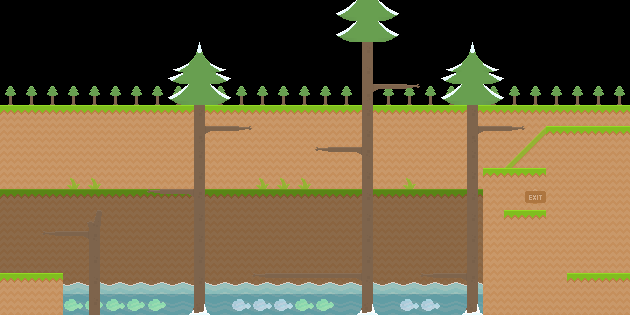

A level layout from a 2D game, rendered from its tile map. Below: a short description, then the map file with its tile-grid data intact:
An orthogonal 30x15 tile map with 21x21 px tiles, 5 tile layers (Capa de patrones 5, Capa de patrones 3, Capa de patrones 2, Capa de patrones 1, ...).

<map version="1.2" tiledversion="1.3.5" orientation="orthogonal" renderorder="right-down" width="30" height="15" tilewidth="21" tileheight="21" infinite="0" nextlayerid="6" nextobjectid="1">
 <tileset firstgid="1" source="../bunker/sprites.tsx" />
 <layer id="5" name="Capa de patrones 5" width="30" height="15">
  <data encoding="csv">
0,0,0,0,0,0,0,0,0,0,0,0,0,0,0,0,0,0,0,0,0,0,0,0,0,0,0,0,0,0,
0,0,0,0,0,0,0,0,0,0,0,0,0,0,0,0,0,0,0,0,0,0,0,0,0,0,0,0,0,0,
0,0,0,0,0,0,0,0,0,0,0,0,0,0,0,0,0,0,0,0,0,0,0,0,0,0,0,0,0,0,
0,0,0,0,0,0,0,0,0,0,0,0,0,0,0,0,0,0,0,0,0,0,0,0,0,0,0,0,0,0,
674,674,674,674,674,674,674,674,674,674,674,674,674,674,674,674,674,674,674,674,674,674,674,674,674,674,674,674,674,674,
124,124,124,124,124,124,124,124,124,124,124,124,124,124,124,124,124,124,124,124,124,124,124,124,124,124,124,124,124,124,
153,153,153,153,153,153,153,153,153,153,153,153,153,153,153,153,153,153,153,153,153,153,153,153,153,153,0,0,0,0,
153,153,153,153,153,153,153,153,153,153,153,153,153,153,153,153,153,153,153,153,153,153,153,153,153,153,0,0,0,0,
153,153,153,153,153,153,153,153,153,153,153,153,153,153,153,153,153,153,153,153,153,153,153,0,0,0,0,0,0,0,
0,0,0,0,0,0,0,0,0,0,0,0,0,0,0,0,0,0,0,0,0,0,0,0,0,0,0,0,0,0,
0,0,0,0,0,0,0,0,0,0,0,0,0,0,0,0,0,0,0,0,0,0,0,0,0,0,0,0,0,0,
0,0,0,0,0,0,0,0,0,0,0,0,0,0,0,0,0,0,0,0,0,0,0,0,0,0,0,0,0,0,
0,0,0,0,0,0,0,0,0,0,0,0,0,0,0,0,0,0,0,0,0,0,0,0,0,0,0,0,0,0,
0,0,0,0,0,0,0,0,0,0,0,0,0,0,0,0,0,0,0,0,0,0,0,0,0,0,0,0,0,0,
0,0,0,351,352,351,352,352,0,0,0,381,381,381,351,352,0,0,0,381,381,0,0,0,0,0,0,0,0,0
</data>
 </layer>
 <layer id="3" name="Capa de patrones 3" width="30" height="15" opacity="0.7">
  <data encoding="csv">
0,0,0,0,0,0,0,0,0,0,0,0,0,0,0,0,0,0,0,0,0,0,0,0,0,0,0,0,0,0,
0,0,0,0,0,0,0,0,0,0,0,0,0,0,0,0,0,0,0,0,0,0,0,0,0,0,0,0,0,0,
0,0,0,0,0,0,0,0,0,0,0,0,0,0,0,0,0,0,0,0,0,0,0,0,0,0,0,0,0,0,
0,0,0,0,0,0,0,0,0,0,0,0,0,0,0,0,0,0,0,0,0,0,0,0,0,0,0,0,0,0,
0,0,0,0,0,0,0,0,0,0,0,0,0,0,0,0,0,0,0,0,0,0,0,0,0,0,0,0,0,0,
0,0,0,0,0,0,0,0,0,0,0,0,0,0,0,0,0,0,0,0,0,0,0,0,0,0,0,0,0,0,
0,0,0,0,0,0,0,0,0,0,0,0,0,0,0,0,0,0,0,0,0,0,0,0,0,127,0,0,0,0,
0,0,0,0,0,0,0,0,0,0,0,0,0,0,0,0,0,0,0,0,0,0,0,0,127,157,0,0,0,0,
0,0,0,0,0,0,0,0,0,0,0,0,0,0,0,0,0,0,0,0,0,0,0,127,157,0,0,0,0,0,
124,124,124,124,124,124,124,124,124,124,124,124,124,124,124,124,124,124,124,124,124,124,124,157,0,254,0,0,0,0,
0,0,0,0,0,0,0,0,0,0,0,0,0,0,0,0,0,0,0,0,0,0,0,0,0,0,0,0,0,0,
0,0,0,0,0,0,0,0,0,0,0,0,0,0,0,0,0,0,0,0,0,0,0,0,0,0,0,0,0,0,
0,0,0,0,0,0,0,0,0,0,0,0,0,0,0,0,0,0,0,0,0,0,0,0,0,0,0,0,0,0,
0,0,0,153,153,153,153,153,153,153,153,153,153,153,153,153,153,153,153,153,153,153,153,153,0,0,0,0,0,0,
0,0,0,0,0,0,0,0,0,0,0,0,0,0,0,0,0,0,0,0,0,0,0,0,0,0,0,0,0,0
</data>
 </layer>
 <layer id="2" name="Capa de patrones 2" width="30" height="15" opacity="0.7">
  <data encoding="csv">
0,0,0,0,0,0,0,0,0,0,0,0,0,0,0,0,0,0,0,0,0,0,0,0,0,0,0,0,0,0,
0,0,0,0,0,0,0,0,0,0,0,0,0,0,0,0,0,0,0,0,0,0,0,0,0,0,0,0,0,0,
0,0,0,0,0,0,0,0,0,0,0,0,0,0,0,0,0,0,0,0,0,0,0,0,0,0,0,0,0,0,
0,0,0,0,0,0,0,0,0,0,0,0,0,0,0,0,0,0,0,0,0,0,0,0,0,0,0,0,0,0,
0,0,0,0,0,0,0,0,0,0,0,0,0,0,0,0,0,0,0,0,0,0,0,0,0,0,0,0,0,0,
0,0,0,0,0,0,0,0,0,0,0,0,0,0,0,0,0,0,0,0,0,0,0,0,0,0,0,0,0,0,
0,0,0,0,0,0,0,0,0,0,0,0,0,0,0,0,0,0,0,0,0,0,0,0,0,0,153,0,0,0,
0,0,0,0,0,0,0,0,0,0,0,0,0,0,0,0,0,0,0,0,0,0,0,0,0,0,153,0,0,0,
0,0,0,18,18,0,0,0,0,0,0,0,18,18,18,0,0,0,0,18,0,0,0,0,0,0,0,0,0,0,
0,0,0,0,0,0,0,0,0,0,0,0,0,0,0,0,0,0,0,0,0,0,0,0,0,0,0,0,0,0,
153,153,153,153,153,153,153,153,153,153,153,153,153,153,153,153,153,153,153,153,153,153,153,153,0,0,0,0,0,0,
153,153,153,153,153,153,153,153,153,153,153,153,153,153,153,153,153,153,153,153,153,153,153,153,0,0,0,0,0,0,
153,153,153,153,153,153,153,153,153,153,153,153,153,153,153,153,153,153,153,153,153,153,153,153,0,0,0,0,0,0,
0,0,0,12,12,12,12,12,12,12,12,12,12,12,12,12,12,12,12,12,12,12,12,0,0,0,0,0,0,0,
0,0,0,41,41,41,41,41,41,41,41,41,41,41,41,41,41,41,41,41,41,41,41,0,0,0,0,0,0,0
</data>
 </layer>
 <layer id="1" name="Capa de patrones 1" width="30" height="15" offsetx="0.444111" offsety="-2.84217e-14">
  <data encoding="csv">
0,0,0,0,0,0,0,0,0,0,0,0,0,0,0,0,642,670,643,0,0,0,0,0,0,0,0,0,0,0,
0,0,0,0,0,0,0,0,0,0,0,0,0,0,0,0,642,670,2147484290,0,0,0,0,0,0,0,0,0,0,0,
0,0,0,0,0,0,0,0,0,661,0,0,0,0,0,0,0,634,0,0,0,0,661,0,0,0,0,0,0,0,
0,0,0,0,0,0,0,0,672,670,673,0,0,0,0,0,0,634,0,0,0,672,670,673,0,0,0,0,0,0,
0,0,0,0,0,0,0,0,642,670,643,0,0,0,0,0,0,635,636,637,0,642,670,643,0,0,0,0,0,0,
0,0,0,0,0,0,0,0,0,634,0,0,0,0,0,0,0,634,0,0,0,0,634,0,0,0,0,0,0,0,
0,0,0,0,0,0,0,0,0,635,636,637,0,0,0,0,0,634,0,0,0,0,635,636,637,0,124,124,124,124,
0,0,0,0,0,0,0,0,0,634,0,0,0,0,0,638,666,665,0,0,0,0,634,0,0,0,153,153,153,153,
0,0,0,0,0,0,0,0,0,634,0,0,0,0,0,0,0,634,0,0,0,0,634,124,124,124,153,153,153,153,
0,0,0,0,0,0,0,638,636,665,0,0,0,0,0,0,0,634,0,0,0,0,634,153,153,153,153,153,153,153,
0,0,0,0,664,0,0,0,0,634,0,0,0,0,0,0,0,634,0,0,0,0,634,153,124,124,153,153,153,153,
0,0,638,666,665,0,0,0,0,634,0,0,0,0,0,0,0,634,0,0,0,0,634,153,153,153,153,153,153,153,
0,0,0,0,634,0,0,0,0,634,0,0,0,0,0,0,0,634,0,0,0,0,634,153,153,153,153,153,153,153,
124,124,124,0,634,0,0,0,0,634,0,0,638,666,666,666,666,665,0,0,638,666,665,153,153,153,153,124,124,124,
153,153,153,0,634,0,0,0,0,663,0,0,0,0,0,0,0,663,0,0,0,0,663,153,153,153,153,153,153,153
</data>
 </layer>
 <layer id="4" name="Capa de patrones 4" width="30" height="15">
  <data encoding="csv">
0,0,0,0,0,0,0,0,0,0,0,0,0,0,0,0,0,0,0,0,0,0,0,0,0,0,0,0,0,0,
0,0,0,0,0,0,0,0,0,0,0,0,0,0,0,0,0,0,0,0,0,0,0,0,0,0,0,0,0,0,
0,0,0,0,0,0,0,0,0,0,0,0,0,0,0,0,0,0,0,0,0,0,0,0,0,0,0,0,0,0,
0,0,0,0,0,0,0,0,0,0,0,0,0,0,0,0,0,0,0,0,0,0,0,0,0,0,0,0,0,0,
0,0,0,0,0,0,0,0,0,0,0,0,0,0,0,0,0,0,0,0,0,0,0,0,0,0,0,0,0,0,
0,0,0,0,0,0,0,0,0,0,0,0,0,0,0,0,0,0,0,0,0,0,0,0,0,0,0,0,0,0,
0,0,0,0,0,0,0,0,0,0,0,0,0,0,0,0,0,0,0,0,0,0,0,0,0,0,0,0,0,0,
0,0,0,0,0,0,0,0,0,0,0,0,0,0,0,0,0,0,0,0,0,0,0,0,0,0,0,0,0,0,
0,0,0,0,0,0,0,0,0,0,0,0,0,0,0,0,0,0,0,0,0,0,0,0,0,0,0,0,0,0,
0,0,0,0,0,0,0,0,0,0,0,0,0,0,0,0,0,0,0,0,0,0,0,0,0,254,0,0,0,0,
0,0,0,0,0,0,0,0,0,0,0,0,0,0,0,0,0,0,0,0,0,0,0,0,0,0,0,0,0,0,
0,0,0,0,0,0,0,0,0,0,0,0,0,0,0,0,0,0,0,0,0,0,0,0,0,0,0,0,0,0,
0,0,0,0,0,0,0,0,0,0,0,0,0,0,0,0,0,0,0,0,0,0,0,0,0,0,0,0,0,0,
0,0,0,0,0,0,0,0,0,0,0,0,0,0,0,0,0,0,0,0,0,0,0,0,0,0,0,0,0,0,
0,0,0,0,0,0,0,0,0,0,0,0,0,0,0,0,0,0,0,0,0,0,0,0,0,0,0,0,0,0
</data>
 </layer>
</map>
